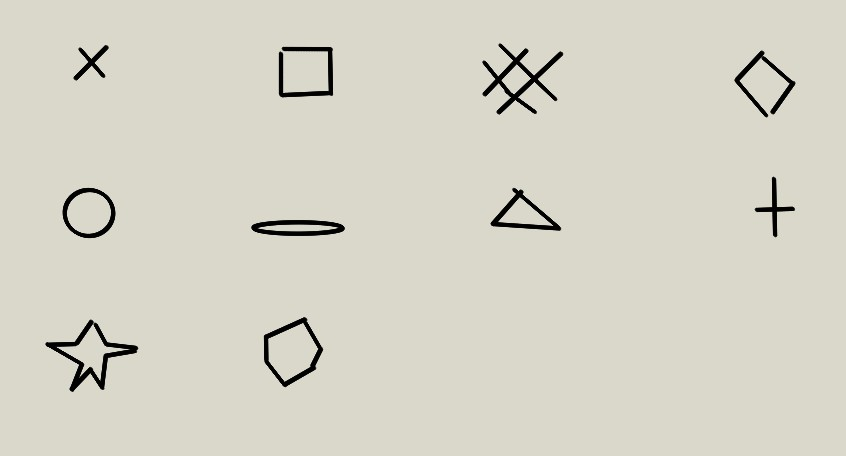
#> input picture Pictures/Dynamic/seperatedSymbols.jpg, 846 x 456 px
$ python start.py
#> lines starting #> are read from the running program, lines starting #| are printed output that depends on the picture; after the words box and inside, x2 and y2 are one past the last pixel; in counts of white or black regions, pixels touching at a corner belong together
import enum
from re import template
import cv2
import os
import numpy as np


# we will take this images that represents the whole of the cirsut board
original = cv2.imread('seperatedSymbols.jpg',0)
#> original: shape (456, 846); min 0, max 230, mean 210.6


# make sure that we have the file with the templates that we are looking for
symbolFolder = 'individualTemplates'
if not os.path.isdir(symbolFolder):
    print('File with the symobls does not exist')

#read the symbols from a file all the symbols in a Dict so we can can call  them by their name
symbolDict = {}
for filename in os.listdir(symbolFolder):
    img =  cv2.imread(symbolFolder + '/'+filename, 0)
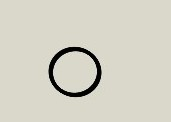
#> input picture Pictures/Dynamic/individualTemplates/seperatedCircle.jpg, 171 x 122 px
#> img: shape (122, 171); min 0, max 231, mean 208.3
    name = filename.split('.')[0]
    symbolDict[name] = img

# all the sub images of the original, the values chosen to cut the image are manually picked and have
# to be adjusted to the picture
subImages = []
for i in range(0,3):
    for j in range(0,4):
        subImages.insert(0,original[i*150:(i+1)*150,j*200:(j+1)*200])
#> after the loop, subImages = 12 items


# for every template that is store in the
for key in symbolDict:
    template = symbolDict[key]
    h, w = template.shape
    values = []
    for counter, subImage in enumerate(subImages):
        # we will collect the values that mathcTemplate thinks each image matches the template and chose the best one
        result = cv2.matchTemplate(subImage,template,cv2.TM_CCORR_NORMED)
        min_val, max_val, min_loc, max_loc = cv2.minMaxLoc(result)
        #keep all the values and the possition of the image in the subImages list as well as the location
        #that we will draw the box
        values.insert(0,(counter,max_loc,max_val))

    #sort the list accodring to the values that matched the template
    values.sort(key=lambda x:x[2],reverse=1)
    best_match = values[0]

    location = best_match[1]
    cv2.rectangle(subImages[best_match[0]],location, (location[0]+w, location[1]+h),(255,0,0),10)

    cv2.imshow('template',template)
    cv2.imshow('best match' + str(max_val),subImages[best_match[0]])
    cv2.waitKey(0)
    cv2.destroyAllWindows()
#> this loop made 3 passes
#> (key, best_match) on passes 1 to 3: ('seperatedCircle', (1, (0, 0), 0.985)), ('seperatedCross', (0, (0, 0), 0.991)), ('seperatedEx', (11, (0, 0), 1))
#> pass 1, `cv2.imshow('best match' + str(max_val),subImages[best_match[0]])`:
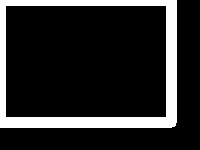
#> window 'best match0.9823695421218872': shape (150, 200); values 215 (black) and 255 (white), 16.3% white; 1 white region, box (x1, y1, x2, y2) and area: (0, 0, 177, 128) 4886
#> after the loop:
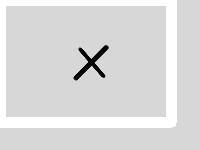
#> subImage: shape (150, 200); min 0, max 255, mean 219
